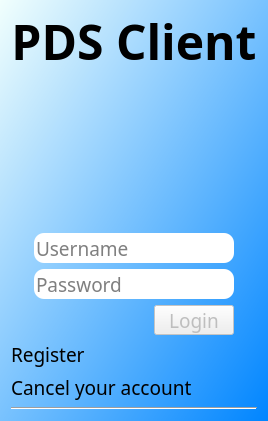
<?xml version="1.0" encoding="UTF-8"?>
<ui version="4.0">
 <class>LoginWindow</class>
 <widget class="QDialog" name="LoginWindow">
  <property name="geometry">
   <rect>
    <x>0</x>
    <y>0</y>
    <width>370</width>
    <height>407</height>
   </rect>
  </property>
  <property name="sizePolicy">
   <sizepolicy hsizetype="Fixed" vsizetype="Fixed">
    <horstretch>0</horstretch>
    <verstretch>0</verstretch>
   </sizepolicy>
  </property>
  <property name="font">
   <font>
    <family>DejaVu Sans</family>
    <pointsize>12</pointsize>
   </font>
  </property>
  <property name="windowTitle">
   <string>Login</string>
  </property>
  <property name="windowIcon">
   <iconset resource="IconsClient.qrc">
    <normaloff>:/IconsClient/myicons-pencil.png</normaloff>:/IconsClient/myicons-pencil.png</iconset>
  </property>
  <property name="styleSheet">
   <string notr="true">QDialog#LoginWindow{
	background-color: qlineargradient(spread:reflect, x1:1, y1:1, x2:0, y2:0, stop:0 rgba(0, 133, 255, 255), stop:1 rgba(241, 255, 253, 255));
}
</string>
  </property>
  <layout class="QVBoxLayout" name="verticalLayout">
   <property name="sizeConstraint">
    <enum>QLayout::SetFixedSize</enum>
   </property>
   <item>
    <widget class="QLabel" name="TitleLabel">
     <property name="sizePolicy">
      <sizepolicy hsizetype="Expanding" vsizetype="Fixed">
       <horstretch>0</horstretch>
       <verstretch>0</verstretch>
      </sizepolicy>
     </property>
     <property name="minimumSize">
      <size>
       <width>0</width>
       <height>60</height>
      </size>
     </property>
     <property name="maximumSize">
      <size>
       <width>16777215</width>
       <height>60</height>
      </size>
     </property>
     <property name="font">
      <font>
       <family>Manjari</family>
       <pointsize>36</pointsize>
       <weight>75</weight>
       <bold>true</bold>
      </font>
     </property>
     <property name="text">
      <string>PDS Client</string>
     </property>
     <property name="alignment">
      <set>Qt::AlignCenter</set>
     </property>
    </widget>
   </item>
   <item alignment="Qt::AlignHCenter">
    <widget class="QLabel" name="SymbolLabel">
     <property name="sizePolicy">
      <sizepolicy hsizetype="Fixed" vsizetype="Fixed">
       <horstretch>0</horstretch>
       <verstretch>0</verstretch>
      </sizepolicy>
     </property>
     <property name="minimumSize">
      <size>
       <width>150</width>
       <height>150</height>
      </size>
     </property>
     <property name="maximumSize">
      <size>
       <width>150</width>
       <height>150</height>
      </size>
     </property>
     <property name="text">
      <string/>
     </property>
     <property name="pixmap">
      <pixmap resource="IconsClient.qrc">:/IconsClient/myicons-pencil.png</pixmap>
     </property>
     <property name="scaledContents">
      <bool>true</bool>
     </property>
    </widget>
   </item>
   <item>
    <layout class="QGridLayout" name="gridLayout">
     <item row="0" column="0">
      <widget class="QLineEdit" name="UsernameEdit">
       <property name="sizePolicy">
        <sizepolicy hsizetype="Expanding" vsizetype="Expanding">
         <horstretch>0</horstretch>
         <verstretch>0</verstretch>
        </sizepolicy>
       </property>
       <property name="minimumSize">
        <size>
         <width>200</width>
         <height>30</height>
        </size>
       </property>
       <property name="maximumSize">
        <size>
         <width>200</width>
         <height>16777215</height>
        </size>
       </property>
       <property name="font">
        <font>
         <family>Manjari</family>
         <pointsize>14</pointsize>
        </font>
       </property>
       <property name="styleSheet">
        <string notr="true">border-radius: 10px</string>
       </property>
       <property name="placeholderText">
        <string>Username</string>
       </property>
      </widget>
     </item>
     <item row="1" column="0">
      <widget class="QLineEdit" name="PasswordEdit">
       <property name="sizePolicy">
        <sizepolicy hsizetype="Expanding" vsizetype="Expanding">
         <horstretch>0</horstretch>
         <verstretch>0</verstretch>
        </sizepolicy>
       </property>
       <property name="minimumSize">
        <size>
         <width>200</width>
         <height>30</height>
        </size>
       </property>
       <property name="maximumSize">
        <size>
         <width>200</width>
         <height>16777215</height>
        </size>
       </property>
       <property name="font">
        <font>
         <family>Manjari</family>
         <pointsize>14</pointsize>
        </font>
       </property>
       <property name="styleSheet">
        <string notr="true">border-radius: 10px</string>
       </property>
       <property name="text">
        <string/>
       </property>
       <property name="echoMode">
        <enum>QLineEdit::Password</enum>
       </property>
       <property name="placeholderText">
        <string>Password</string>
       </property>
      </widget>
     </item>
     <item row="2" column="0" alignment="Qt::AlignRight">
      <widget class="QPushButton" name="LoginButton">
       <property name="enabled">
        <bool>false</bool>
       </property>
       <property name="minimumSize">
        <size>
         <width>0</width>
         <height>30</height>
        </size>
       </property>
       <property name="maximumSize">
        <size>
         <width>16777215</width>
         <height>30</height>
        </size>
       </property>
       <property name="font">
        <font>
         <family>Manjari</family>
         <pointsize>14</pointsize>
        </font>
       </property>
       <property name="mouseTracking">
        <bool>false</bool>
       </property>
       <property name="layoutDirection">
        <enum>Qt::LeftToRight</enum>
       </property>
       <property name="text">
        <string>Login</string>
       </property>
       <property name="icon">
        <iconset resource="IconsClient.qrc">
         <normaloff>:/IconsClient/myicons-login.png</normaloff>:/IconsClient/myicons-login.png</iconset>
       </property>
       <property name="iconSize">
        <size>
         <width>20</width>
         <height>20</height>
        </size>
       </property>
       <property name="default">
        <bool>true</bool>
       </property>
      </widget>
     </item>
    </layout>
   </item>
   <item>
    <widget class="QLabel" name="RegistrationLink">
     <property name="font">
      <font>
       <family>Manjari</family>
       <pointsize>14</pointsize>
      </font>
     </property>
     <property name="cursor">
      <cursorShape>PointingHandCursor</cursorShape>
     </property>
     <property name="autoFillBackground">
      <bool>false</bool>
     </property>
     <property name="text">
      <string>&lt;html&gt;&lt;head/&gt;&lt;body&gt;&lt;p&gt;&lt;span style=&quot; color:#000000;&quot;&gt;Register&lt;/span&gt;&lt;/p&gt;&lt;/body&gt;&lt;/html&gt;</string>
     </property>
     <property name="textInteractionFlags">
      <set>Qt::LinksAccessibleByMouse</set>
     </property>
    </widget>
   </item>
   <item>
    <widget class="QLabel" name="CancellationLink">
     <property name="font">
      <font>
       <family>Manjari</family>
       <pointsize>14</pointsize>
      </font>
     </property>
     <property name="text">
      <string>Cancel your account</string>
     </property>
    </widget>
   </item>
   <item>
    <widget class="Line" name="line">
     <property name="orientation">
      <enum>Qt::Horizontal</enum>
     </property>
    </widget>
   </item>
  </layout>
 </widget>
 <resources>
  <include location="IconsClient.qrc"/>
 </resources>
 <connections/>
</ui>
